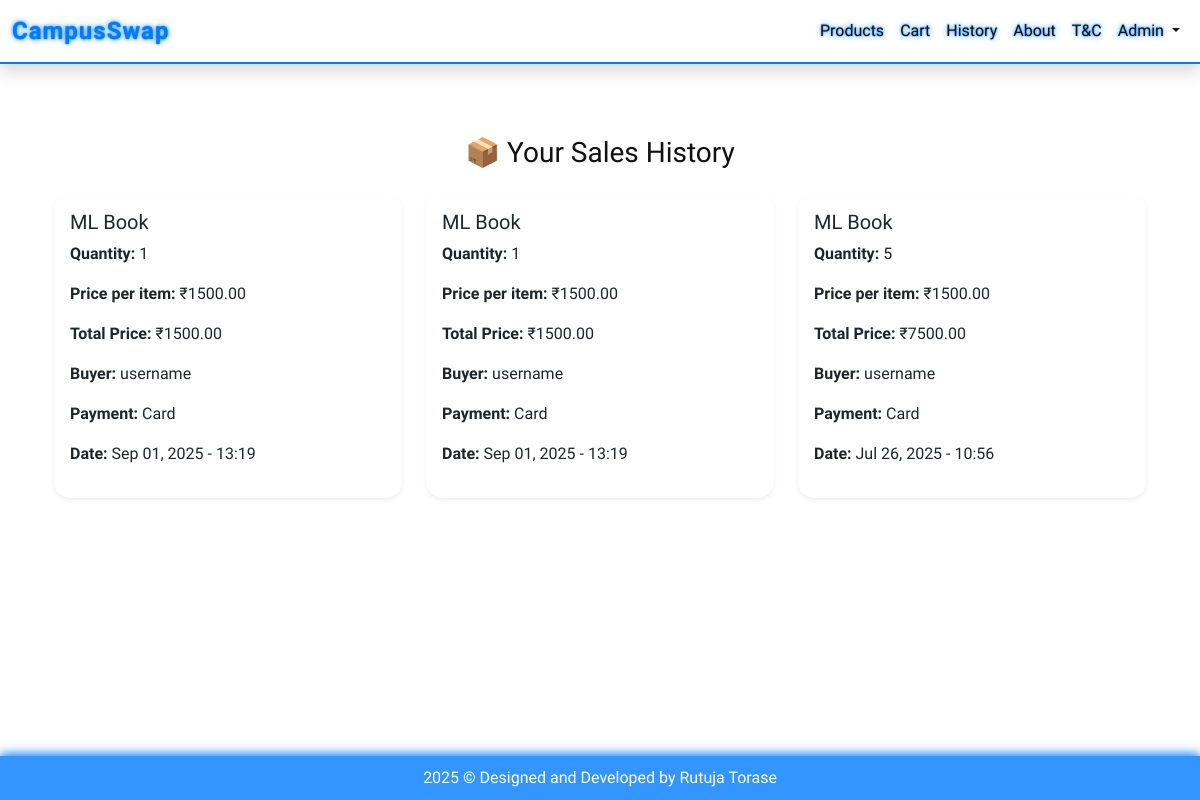
/sales/ (signed in), run on the app's committed database.
### myapp/models.py (models this page shows, shortened)
class BoughtProduct(models.Model):
    buyer = models.ForeignKey(User, on_delete=models.CASCADE, related_name='bought_products')
    seller = models.ForeignKey(User, on_delete=models.CASCADE, related_name='sold_products', null=True, blank=True)
    product = models.ForeignKey(Product, on_delete=models.CASCADE)
    quantity = models.PositiveIntegerField(default=1)
    price_per_item = models.DecimalField(max_digits=10, decimal_places=2, null=True, blank=True)
    total_price = models.DecimalField(max_digits=12, decimal_places=2, null=True, blank=True)
    is_returned = models.BooleanField(default=False)
    return_request = models.ForeignKey('ReturnProduct', on_delete=models.SET_NULL, null=True, blank=True)
    payment_method = models.CharField(max_length=10, choices=[
        ('UPI', 'UPI'),
        ('Card', 'Card'),
    ], default='Card')
    shipping_address = models.TextField(null=True, blank=True)
    purchased_at = models.DateTimeField(auto_now_add=True)

class Product(models.Model):
    user = models.ForeignKey(User, on_delete=models.CASCADE)  # Seller
    title = models.CharField(max_length=200)
    image = models.ImageField(upload_to='products/')
    description = models.TextField()
    cost = models.DecimalField(max_digits=10, decimal_places=2)
    created_at = models.DateTimeField(auto_now_add=True)
    category = models.ForeignKey(Category, on_delete=models.SET_NULL, null=True)
    is_sold = models.BooleanField(default=False)

### myapp/views.py (the view)
# urls.py: path('sales/', sales_history, name='sales_history'),
@login_required
def sales_history(request):
    sales = BoughtProduct.objects.filter(seller=request.user).order_by('-purchased_at')
    return render(request, 'purchase/sales_history.html', {'sales': sales})

### templates/purchase/sales_history.html (shortened to what this page needs)
{% extends 'base.html' %}
{% block content %}
<div class="container my-5">
    <h3 class="text-center mb-4">📦 Your Sales History</h3>
    {% if sales %}
        <div class="row g-4">
            {% for item in sales %}
            <div class="col-md-6 col-lg-4">
                <div class="card h-100 shadow-sm rounded-4 border-0">
                    <div class="card-body">
                        <h5 class="card-title">{{ item.product.title }}</h5>
                        <p><strong>Quantity:</strong> {{ item.quantity }}</p>
                        <p><strong>Price per item:</strong> ₹{{ item.price_per_item }}</p>
                        <p><strong>Total Price:</strong> ₹{{ item.total_price }}</p>
                        <p><strong>Buyer:</strong> {{ item.buyer.username }}</p>
                        <p><strong>Payment:</strong> {{ item.payment_method }}</p>
                        <p><strong>Date:</strong> {{ item.purchased_at|date:"M d, Y - H:i" }}</p>
                    </div>
                </div>
            </div>
            {% endfor %}
        </div>
    {% else %}
        <div class="alert alert-info text-center">No sales found.</div>
    {% endif %}
</div>
{% endblock %}

### templates/base.html (shortened to what this page needs)
{% load static %}
<!DOCTYPE html>
<html lang="en">
<head>
  <link href="https://cdn.jsdelivr.net/npm/bootstrap@5.3.3/dist/css/bootstrap.min.css" rel="stylesheet">
  <link href="https://cdn.jsdelivr.net/npm/bootstrap-icons@1.11.3/font/bootstrap-icons.css" rel="stylesheet">
</head>
<body>
  <nav class="navbar navbar-expand-lg sticky-top glassy-navbar shadow">
    <div class="container-fluid">
      <a class="navbar-brand text-glow" href="/">CampusSwap</a>
      <div class="collapse navbar-collapse" id="navbarNav">
        <ul class="navbar-nav ms-auto mb-2 mb-lg-0 align-items-center">
          <li class="nav-item"><a class="nav-link text-glow" href="{% url 'product_list' %}">Products</a></li>
          <li class="nav-item"><a class="nav-link text-glow" href="{% url 'cart' %}">Cart</a></li>
          <li class="nav-item"><a class="nav-link text-glow" href="{% url 'bought_history' %}">History</a></li>
          <li class="nav-item"><a class="nav-link text-glow" href="{% url 'about' %}">About</a></li>
          <li class="nav-item"><a class="nav-link text-glow" href="{% url 'terms_and_conditions' %}">T&C</a></li>
          {% if user.is_authenticated %}
            <li class="nav-item dropdown">
              <a class="nav-link dropdown-toggle text-glow" href="#" role="button" data-bs-toggle="dropdown">
                {{ user.username|title }}
              </a>
            </li>
          {% else %}
            <li class="nav-item"><a class="nav-link text-glow" href="{% url 'login' %}">Login</a></li>
            <li class="nav-item"><a class="nav-link text-glow" href="{% url 'signup' %}">Register</a></li>
          {% endif %}
        </ul>
      </div>
    </div>
  </nav>
  <div class="container py-4">
    {% block content %}{% endblock %}
  </div>
  <footer>
    2025 © Designed and Developed by Rutuja Torase
  </footer>
</body>
</html>

### data on the page
BoughtProduct: product "ML Book", quantity "1", price_per_item "1500.00", total_price "1500.00", buyer.username "username", payment_method "Card", purchased_at "Sep 01, 2025 - 13:19"
BoughtProduct: product "ML Book", quantity "1", price_per_item "1500.00", total_price "1500.00", buyer.username "username", payment_method "Card", purchased_at "Sep 01, 2025 - 13:19"
BoughtProduct: product "ML Book", quantity "5", price_per_item "1500.00", total_price "7500.00", buyer.username "username", payment_method "Card", purchased_at "Jul 26, 2025 - 10:56"

### other printed values
{{ user.username|title }} "Admin"
